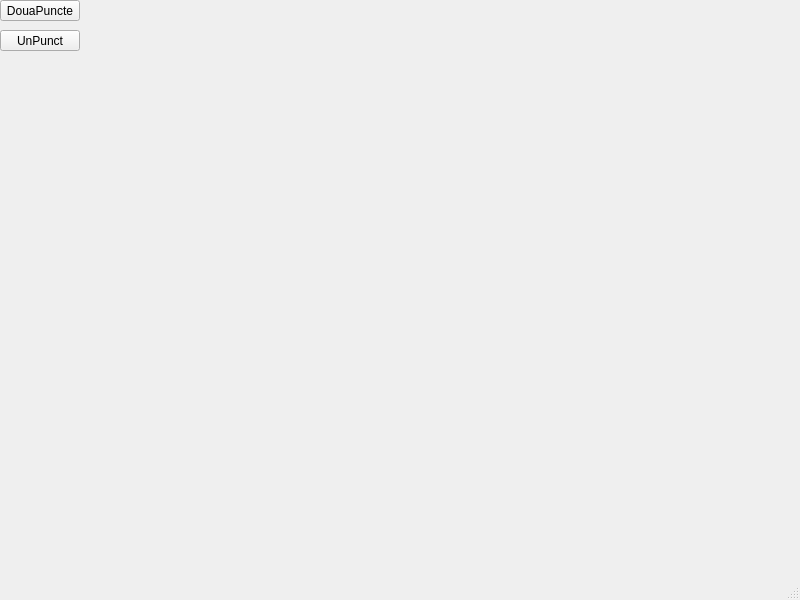
<?xml version="1.0" encoding="UTF-8"?>
<ui version="4.0">
 <class>MainWindow</class>
 <widget class="QMainWindow" name="MainWindow">
  <property name="geometry">
   <rect>
    <x>0</x>
    <y>0</y>
    <width>800</width>
    <height>600</height>
   </rect>
  </property>
  <property name="windowTitle">
   <string>MainWindow</string>
  </property>
  <widget class="QWidget" name="centralwidget">
   <widget class="QPushButton" name="pushButton">
    <property name="geometry">
     <rect>
      <x>0</x>
      <y>0</y>
      <width>80</width>
      <height>21</height>
     </rect>
    </property>
    <property name="text">
     <string>DouaPuncte</string>
    </property>
   </widget>
   <widget class="QPushButton" name="pushButton_2">
    <property name="geometry">
     <rect>
      <x>0</x>
      <y>30</y>
      <width>80</width>
      <height>21</height>
     </rect>
    </property>
    <property name="text">
     <string>UnPunct</string>
    </property>
   </widget>
  </widget>
  <widget class="QMenuBar" name="menubar">
   <property name="geometry">
    <rect>
     <x>0</x>
     <y>0</y>
     <width>800</width>
     <height>20</height>
    </rect>
   </property>
  </widget>
  <widget class="QStatusBar" name="statusbar"/>
 </widget>
 <resources/>
 <connections/>
</ui>
